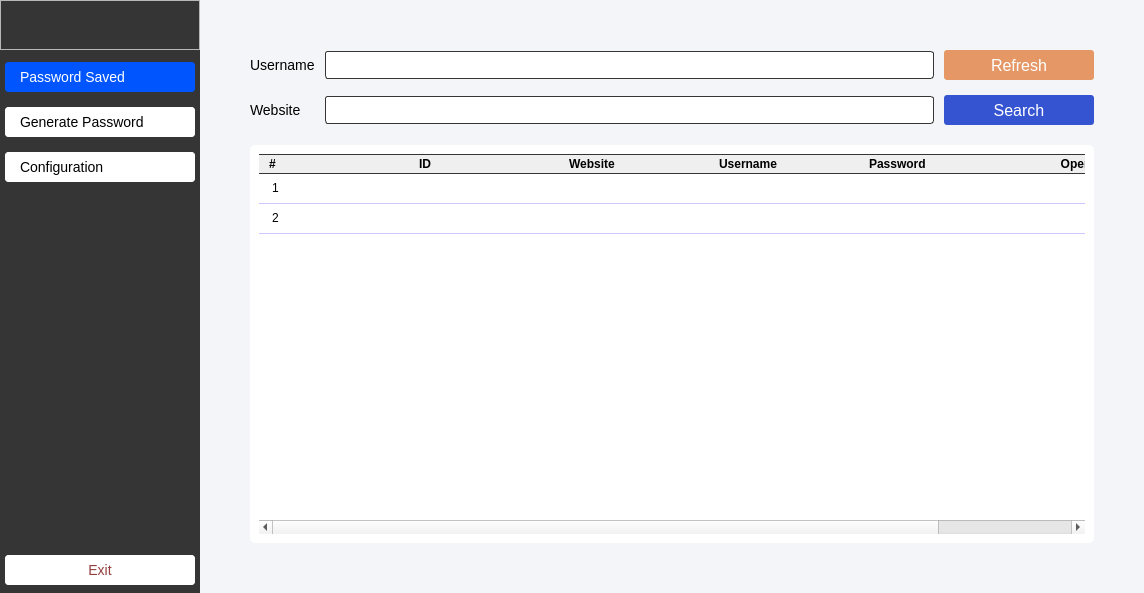
<?xml version="1.0" encoding="UTF-8"?>
<ui version="4.0">
 <class>MainWindow</class>
 <widget class="QMainWindow" name="MainWindow">
  <property name="geometry">
   <rect>
    <x>0</x>
    <y>0</y>
    <width>1144</width>
    <height>593</height>
   </rect>
  </property>
  <property name="windowTitle">
   <string>Password Creator</string>
  </property>
  <property name="windowIcon">
   <iconset resource="../static/resource.qrc">
    <normaloff>:/icon/icon/key-6-128.ico</normaloff>:/icon/icon/key-6-128.ico</iconset>
  </property>
  <property name="styleSheet">
   <string notr="true">#logoFrame {
	image: url(:/icon/icon/key-48.ico);
	border-bottom: 1px solid #fff;
}

/* Style for menu widget  */
#menuWidget {
	background-color: #353535;
}

/* Style for QPushButton in menu widget  */
#menuWidget QPushButton {
	text-align: left;
	padding-left: 15px;
	border: none;
	background-color: #fff;
	font-size: 14px;
	border: 5px solid #353535;
	height: 25px;
	border-radius: 8px;
}

#menuWidget QPushButton:hover {
	background-color: #e3e3e3;
}


#menuWidget QPushButton:checked {
	background-color: #0055ff;
	color: #fff;
}

/* Style for main widget */
#stackedWidget {
	background-color: #f4f5f8;
}

/* Style for QLabel in main widget */
#stackedWidget QLabel {
	font-size: 14px;
	font-family: &quot;Segoe UI Semibold&quot;;
}

/* Style for QLineEdit and QSpinBox in main widget */
#stackedWidget QLineEdit, #stackedWidget QSpinBox {
	border: 1px solid #353535;
	border-radius: 3px;
	padding: 5px 10px;
	font-size: 12px;
}

/* style for  QSpinBox*/
#stackedWidget QSpinBox::up-arrow {
	image: url(:/icon/icon/arrow-146-48.ico);
    width: 12px;
    height: 12px;
}

#stackedWidget QSpinBox::down-arrow {
	image: url(:/icon/icon/arrow-208-48.ico);
    width: 12px;
    height: 12px;
}

#stackedWidget QSpinBox::down-button, 
#stackedWidget QSpinBox::up-button {
	border: none;
	width: 30px;
}

#stackedWidget QSpinBox::down-button:hover, 
#stackedWidget QSpinBox::up-button:hover {
	background-color: rgb(176, 176, 176);
}

#stackedWidget QSpinBox::down-button:pressed, 
#stackedWidget QSpinBox::up-button:pressed {
	background-color: rgb(78, 88, 121);
}

/* Style for QPushButton in main widget */
#stackedWidget QPushButton {
	border: none;
	font-size: 16px;
	border-radius: 3px;
	color: #fff;
	padding: 5px 10px;
}

#stackedWidget QPushButton:pressed {
    padding-left: 20px;
}

/* Style for sepcial QPushButton in main widget */
#confEditBtn,
#generateCopyBtn, 
#generateRestBtn,
#showSearchBtn
{
	background-color: #3554d1;
}

#confEditBtn:hover, #confEditBtn:pressed, 
#generateCopyBtn:hover,  #generateCopyBtn:pressed, 
#generateRestBtn:hover,  #generateRestBtn:pressed, 
#showSearchBtn:hover,  #showSearchBtn:pressed 
{
	background-color: #0000ff;
}

#confSaveBtn,
#generateSaveBtn, 
#generateCreateBtn
{
    background-color: #00aa7f;
}

#confSaveBtn:hover, #confSaveBtn:pressed, 
#generateSaveBtn:hover, #generateSaveBtn:pressed,
#generateCreateBtn:hover, #generateCreateBtn:pressed 
{
	background-color: #00aa00;
}

#confRefreshBtn,
 #showRefreshBtn
{
    background-color: #E59866;
}


#confRefreshBtn:hover, #confRefreshBtn:pressed, 
#showRefreshBtn:hover, #showRefreshBtn:pressed
{
	background-color: #DC7633;
}

/* Style for QCheckBox in main widget */
QCheckBox {
	spacing: 10px;
	font-size: 14px;
}

QCheckBox::indicator {
    width: 15px;
    height: 15px;
}

QCheckBox::indicator:unchecked {
	image: url(:/icon/icon/checkbox_unchecked.ico);
}

QCheckBox::indicator:checked {
	image: url(:/icon/icon/checkbox_checked.ico);
}


/* Style for QFrame */
#resultFrame {
	border-radius: 5px;
	background-color: #fff;
}

/* Style for QTableWidget */
#tableWidget QHeaderView, #tableWidget   {
	border:0px;
	background-color:  #fff;
	border-radius:5px;
	text-align:left;
}

#tableWidget QHeaderView::section{
	font-family:&quot;Times New Roman&quot;, &quot;Times&quot;, &quot;serif&quot;;
	font-size: 12px;
	font-weight: bold;
	text-align:left;
	border-radius:14px;
	border-bottom:1px solid #353535;
	border-top:1px solid #353535;
	padding-left: 10px;
}

#tableWidget::item:selected {
	background-color: #55aaff;
}

#tableWidget::item{
	border-bottom:1px solid #d0c6ff;
	padding-left: 10px;
	color: black;
}

</string>
  </property>
  <widget class="QWidget" name="centralwidget">
   <layout class="QGridLayout" name="gridLayout">
    <property name="leftMargin">
     <number>0</number>
    </property>
    <property name="topMargin">
     <number>0</number>
    </property>
    <property name="rightMargin">
     <number>0</number>
    </property>
    <property name="bottomMargin">
     <number>0</number>
    </property>
    <property name="spacing">
     <number>0</number>
    </property>
    <item row="0" column="0">
     <widget class="QWidget" name="menuWidget" native="true">
      <property name="minimumSize">
       <size>
        <width>200</width>
        <height>0</height>
       </size>
      </property>
      <property name="maximumSize">
       <size>
        <width>2000</width>
        <height>1215</height>
       </size>
      </property>
      <layout class="QVBoxLayout" name="verticalLayout">
       <property name="spacing">
        <number>5</number>
       </property>
       <property name="leftMargin">
        <number>0</number>
       </property>
       <property name="topMargin">
        <number>0</number>
       </property>
       <property name="rightMargin">
        <number>0</number>
       </property>
       <property name="bottomMargin">
        <number>5</number>
       </property>
       <item>
        <widget class="QFrame" name="logoFrame">
         <property name="minimumSize">
          <size>
           <width>0</width>
           <height>50</height>
          </size>
         </property>
         <property name="maximumSize">
          <size>
           <width>16777215</width>
           <height>50</height>
          </size>
         </property>
         <property name="frameShape">
          <enum>QFrame::StyledPanel</enum>
         </property>
         <property name="frameShadow">
          <enum>QFrame::Raised</enum>
         </property>
        </widget>
       </item>
       <item>
        <widget class="QPushButton" name="pushButton">
         <property name="minimumSize">
          <size>
           <width>0</width>
           <height>40</height>
          </size>
         </property>
         <property name="maximumSize">
          <size>
           <width>16777215</width>
           <height>35</height>
          </size>
         </property>
         <property name="text">
          <string>Password Saved</string>
         </property>
         <property name="icon">
          <iconset resource="../static/resource.qrc">
           <normaloff>:/icon/icon/key-4-128.gif</normaloff>
           <normalon>:/icon/icon/key-4-48-checked.ico</normalon>:/icon/icon/key-4-128.gif</iconset>
         </property>
         <property name="checkable">
          <bool>true</bool>
         </property>
         <property name="checked">
          <bool>true</bool>
         </property>
         <property name="autoExclusive">
          <bool>true</bool>
         </property>
        </widget>
       </item>
       <item>
        <widget class="QPushButton" name="pushButton_2">
         <property name="minimumSize">
          <size>
           <width>0</width>
           <height>40</height>
          </size>
         </property>
         <property name="maximumSize">
          <size>
           <width>16777215</width>
           <height>35</height>
          </size>
         </property>
         <property name="text">
          <string>Generate Password</string>
         </property>
         <property name="icon">
          <iconset resource="../static/resource.qrc">
           <normaloff>:/icon/icon/generic-text-48.ico</normaloff>
           <normalon>:/icon/icon/generic-text-48-checked.ico</normalon>:/icon/icon/generic-text-48.ico</iconset>
         </property>
         <property name="checkable">
          <bool>true</bool>
         </property>
         <property name="autoExclusive">
          <bool>true</bool>
         </property>
        </widget>
       </item>
       <item>
        <widget class="QPushButton" name="pushButton_3">
         <property name="minimumSize">
          <size>
           <width>0</width>
           <height>40</height>
          </size>
         </property>
         <property name="maximumSize">
          <size>
           <width>16777215</width>
           <height>35</height>
          </size>
         </property>
         <property name="text">
          <string>Configuration</string>
         </property>
         <property name="icon">
          <iconset resource="../static/resource.qrc">
           <normaloff>:/icon/icon/data-configuration-128.gif</normaloff>
           <normalon>:/icon/icon/data-configuratio-checkedn-48.ico</normalon>:/icon/icon/data-configuration-128.gif</iconset>
         </property>
         <property name="checkable">
          <bool>true</bool>
         </property>
         <property name="autoExclusive">
          <bool>true</bool>
         </property>
        </widget>
       </item>
       <item>
        <spacer name="verticalSpacer">
         <property name="orientation">
          <enum>Qt::Vertical</enum>
         </property>
         <property name="sizeHint" stdset="0">
          <size>
           <width>20</width>
           <height>574</height>
          </size>
         </property>
        </spacer>
       </item>
       <item>
        <widget class="QPushButton" name="exitBtn">
         <property name="minimumSize">
          <size>
           <width>0</width>
           <height>40</height>
          </size>
         </property>
         <property name="maximumSize">
          <size>
           <width>16777215</width>
           <height>35</height>
          </size>
         </property>
         <property name="styleSheet">
          <string notr="true">#exitBtn {
	color: #943e3e;
	text-align: center;
	padding-left: 0;
}

#exitBtn:pressed {
	padding-left: 10px;
}
</string>
         </property>
         <property name="text">
          <string>Exit</string>
         </property>
         <property name="icon">
          <iconset>
           <normalon>:/icon/icon/logout-48.ico</normalon>
          </iconset>
         </property>
        </widget>
       </item>
      </layout>
     </widget>
    </item>
    <item row="0" column="1">
     <widget class="QStackedWidget" name="stackedWidget">
      <property name="currentIndex">
       <number>0</number>
      </property>
      <widget class="QWidget" name="page">
       <layout class="QGridLayout" name="gridLayout_4">
        <property name="leftMargin">
         <number>50</number>
        </property>
        <property name="topMargin">
         <number>50</number>
        </property>
        <property name="rightMargin">
         <number>50</number>
        </property>
        <property name="bottomMargin">
         <number>50</number>
        </property>
        <property name="verticalSpacing">
         <number>20</number>
        </property>
        <item row="0" column="0">
         <layout class="QGridLayout" name="gridLayout_3">
          <property name="horizontalSpacing">
           <number>10</number>
          </property>
          <property name="verticalSpacing">
           <number>15</number>
          </property>
          <item row="0" column="0">
           <widget class="QLabel" name="label">
            <property name="text">
             <string>Username</string>
            </property>
           </widget>
          </item>
          <item row="0" column="1">
           <widget class="QLineEdit" name="lineEdit"/>
          </item>
          <item row="0" column="2">
           <widget class="QPushButton" name="showRefreshBtn">
            <property name="minimumSize">
             <size>
              <width>150</width>
              <height>30</height>
             </size>
            </property>
            <property name="maximumSize">
             <size>
              <width>150</width>
              <height>32</height>
             </size>
            </property>
            <property name="text">
             <string>Refresh</string>
            </property>
            <property name="icon">
             <iconset resource="../static/resource.qrc">
              <normaloff>:/icon/icon/redo-5-128.gif</normaloff>:/icon/icon/redo-5-128.gif</iconset>
            </property>
           </widget>
          </item>
          <item row="1" column="0">
           <widget class="QLabel" name="label_2">
            <property name="text">
             <string>Website</string>
            </property>
           </widget>
          </item>
          <item row="1" column="1">
           <widget class="QLineEdit" name="lineEdit_2"/>
          </item>
          <item row="1" column="2">
           <widget class="QPushButton" name="showSearchBtn">
            <property name="minimumSize">
             <size>
              <width>150</width>
              <height>30</height>
             </size>
            </property>
            <property name="maximumSize">
             <size>
              <width>150</width>
              <height>32</height>
             </size>
            </property>
            <property name="text">
             <string>Search</string>
            </property>
            <property name="icon">
             <iconset resource="../static/resource.qrc">
              <normaloff>:/icon/icon/search-7-128.gif</normaloff>:/icon/icon/search-7-128.gif</iconset>
            </property>
           </widget>
          </item>
         </layout>
        </item>
        <item row="1" column="0">
         <widget class="QFrame" name="resultFrame">
          <property name="frameShape">
           <enum>QFrame::StyledPanel</enum>
          </property>
          <property name="frameShadow">
           <enum>QFrame::Raised</enum>
          </property>
          <layout class="QGridLayout" name="gridLayout_2">
           <item row="0" column="0">
            <widget class="QTableWidget" name="tableWidget">
             <property name="focusPolicy">
              <enum>Qt::NoFocus</enum>
             </property>
             <property name="frameShape">
              <enum>QFrame::NoFrame</enum>
             </property>
             <property name="showGrid">
              <bool>false</bool>
             </property>
             <property name="gridStyle">
              <enum>Qt::NoPen</enum>
             </property>
             <property name="rowCount">
              <number>2</number>
             </property>
             <attribute name="horizontalHeaderCascadingSectionResizes">
              <bool>false</bool>
             </attribute>
             <attribute name="horizontalHeaderDefaultSectionSize">
              <number>150</number>
             </attribute>
             <attribute name="horizontalHeaderStretchLastSection">
              <bool>true</bool>
             </attribute>
             <attribute name="verticalHeaderVisible">
              <bool>false</bool>
             </attribute>
             <attribute name="verticalHeaderCascadingSectionResizes">
              <bool>false</bool>
             </attribute>
             <row/>
             <row/>
             <column>
              <property name="text">
               <string>#</string>
              </property>
              <property name="textAlignment">
               <set>AlignLeading|AlignVCenter</set>
              </property>
             </column>
             <column>
              <property name="text">
               <string>ID</string>
              </property>
              <property name="textAlignment">
               <set>AlignLeading|AlignVCenter</set>
              </property>
             </column>
             <column>
              <property name="text">
               <string>Website</string>
              </property>
              <property name="textAlignment">
               <set>AlignLeading|AlignVCenter</set>
              </property>
             </column>
             <column>
              <property name="text">
               <string>Username</string>
              </property>
              <property name="textAlignment">
               <set>AlignLeading|AlignVCenter</set>
              </property>
             </column>
             <column>
              <property name="text">
               <string>Password</string>
              </property>
              <property name="textAlignment">
               <set>AlignLeading|AlignVCenter</set>
              </property>
             </column>
             <column>
              <property name="text">
               <string>Operation</string>
              </property>
             </column>
             <item row="0" column="0">
              <property name="text">
               <string>1</string>
              </property>
             </item>
             <item row="0" column="5">
              <property name="text">
               <string/>
              </property>
              <property name="textAlignment">
               <set>AlignCenter</set>
              </property>
             </item>
             <item row="1" column="0">
              <property name="text">
               <string>2</string>
              </property>
             </item>
            </widget>
           </item>
          </layout>
         </widget>
        </item>
       </layout>
      </widget>
      <widget class="QWidget" name="page_2">
       <layout class="QGridLayout" name="gridLayout_6">
        <property name="leftMargin">
         <number>100</number>
        </property>
        <property name="topMargin">
         <number>50</number>
        </property>
        <property name="rightMargin">
         <number>100</number>
        </property>
        <property name="verticalSpacing">
         <number>20</number>
        </property>
        <item row="2" column="0">
         <widget class="QPushButton" name="generateRestBtn">
          <property name="minimumSize">
           <size>
            <width>0</width>
            <height>32</height>
           </size>
          </property>
          <property name="maximumSize">
           <size>
            <width>16777215</width>
            <height>32</height>
           </size>
          </property>
          <property name="text">
           <string>Reset</string>
          </property>
          <property name="icon">
           <iconset resource="../static/resource.qrc">
            <normaloff>:/icon/icon/redo-5-128.gif</normaloff>:/icon/icon/redo-5-128.gif</iconset>
          </property>
         </widget>
        </item>
        <item row="4" column="0">
         <widget class="QPushButton" name="generateCopyBtn">
          <property name="minimumSize">
           <size>
            <width>0</width>
            <height>32</height>
           </size>
          </property>
          <property name="maximumSize">
           <size>
            <width>16777215</width>
            <height>32</height>
           </size>
          </property>
          <property name="text">
           <string>Copy</string>
          </property>
          <property name="icon">
           <iconset resource="../static/resource.qrc">
            <normaloff>:/icon/icon/copy-128.gif</normaloff>:/icon/icon/copy-128.gif</iconset>
          </property>
         </widget>
        </item>
        <item row="3" column="0" colspan="2">
         <widget class="QLineEdit" name="generatePWLineEdit">
          <property name="styleSheet">
           <string notr="true">#generatePWLineEdit {
	background-color: #fff;
	font-size: 30px;
	border: none;
}</string>
          </property>
          <property name="alignment">
           <set>Qt::AlignCenter</set>
          </property>
          <property name="readOnly">
           <bool>true</bool>
          </property>
          <property name="placeholderText">
           <string>Password</string>
          </property>
         </widget>
        </item>
        <item row="2" column="1">
         <widget class="QPushButton" name="generateCreateBtn">
          <property name="minimumSize">
           <size>
            <width>0</width>
            <height>32</height>
           </size>
          </property>
          <property name="maximumSize">
           <size>
            <width>16777215</width>
            <height>32</height>
           </size>
          </property>
          <property name="text">
           <string>Generate Password</string>
          </property>
          <property name="icon">
           <iconset resource="../static/resource.qrc">
            <normaloff>:/icon/icon/pressure-128.gif</normaloff>:/icon/icon/pressure-128.gif</iconset>
          </property>
         </widget>
        </item>
        <item row="4" column="1">
         <widget class="QPushButton" name="generateSaveBtn">
          <property name="minimumSize">
           <size>
            <width>0</width>
            <height>32</height>
           </size>
          </property>
          <property name="maximumSize">
           <size>
            <width>16777215</width>
            <height>32</height>
           </size>
          </property>
          <property name="text">
           <string>Save</string>
          </property>
          <property name="icon">
           <iconset resource="../static/resource.qrc">
            <normaloff>:/icon/icon/save-128.gif</normaloff>:/icon/icon/save-128.gif</iconset>
          </property>
         </widget>
        </item>
        <item row="1" column="0" colspan="2">
         <layout class="QHBoxLayout" name="horizontalLayout">
          <property name="spacing">
           <number>50</number>
          </property>
          <item>
           <spacer name="horizontalSpacer">
            <property name="orientation">
             <enum>Qt::Horizontal</enum>
            </property>
            <property name="sizeHint" stdset="0">
             <size>
              <width>40</width>
              <height>20</height>
             </size>
            </property>
           </spacer>
          </item>
          <item>
           <widget class="QCheckBox" name="checkBox">
            <property name="text">
             <string>Uppercase</string>
            </property>
           </widget>
          </item>
          <item>
           <widget class="QCheckBox" name="checkBox_2">
            <property name="text">
             <string>Numbers</string>
            </property>
           </widget>
          </item>
          <item>
           <widget class="QCheckBox" name="checkBox_3">
            <property name="text">
             <string>Special Characters</string>
            </property>
           </widget>
          </item>
          <item>
           <spacer name="horizontalSpacer_2">
            <property name="orientation">
             <enum>Qt::Horizontal</enum>
            </property>
            <property name="sizeHint" stdset="0">
             <size>
              <width>40</width>
              <height>20</height>
             </size>
            </property>
           </spacer>
          </item>
         </layout>
        </item>
        <item row="0" column="0" colspan="2">
         <layout class="QGridLayout" name="gridLayout_5">
          <property name="horizontalSpacing">
           <number>10</number>
          </property>
          <property name="verticalSpacing">
           <number>15</number>
          </property>
          <item row="0" column="0">
           <widget class="QLabel" name="label_3">
            <property name="text">
             <string>Website</string>
            </property>
           </widget>
          </item>
          <item row="0" column="1">
           <widget class="QLineEdit" name="lineEdit_3"/>
          </item>
          <item row="1" column="0">
           <widget class="QLabel" name="label_4">
            <property name="text">
             <string>Username</string>
            </property>
           </widget>
          </item>
          <item row="1" column="1">
           <widget class="QLineEdit" name="lineEdit_4"/>
          </item>
          <item row="2" column="0">
           <widget class="QLabel" name="label_5">
            <property name="text">
             <string>Length</string>
            </property>
           </widget>
          </item>
          <item row="2" column="1">
           <widget class="QSpinBox" name="spinBox">
            <property name="value">
             <number>8</number>
            </property>
           </widget>
          </item>
         </layout>
        </item>
        <item row="5" column="0" colspan="2">
         <spacer name="verticalSpacer_2">
          <property name="orientation">
           <enum>Qt::Vertical</enum>
          </property>
          <property name="sizeHint" stdset="0">
           <size>
            <width>744</width>
            <height>426</height>
           </size>
          </property>
         </spacer>
        </item>
       </layout>
      </widget>
      <widget class="QWidget" name="page_3">
       <layout class="QGridLayout" name="gridLayout_8">
        <property name="leftMargin">
         <number>100</number>
        </property>
        <property name="topMargin">
         <number>50</number>
        </property>
        <property name="rightMargin">
         <number>100</number>
        </property>
        <property name="verticalSpacing">
         <number>20</number>
        </property>
        <item row="0" column="0" colspan="3">
         <layout class="QGridLayout" name="gridLayout_7">
          <property name="horizontalSpacing">
           <number>10</number>
          </property>
          <property name="verticalSpacing">
           <number>20</number>
          </property>
          <item row="0" column="0">
           <widget class="QLabel" name="label_6">
            <property name="text">
             <string>Lowercase</string>
            </property>
           </widget>
          </item>
          <item row="0" column="1">
           <widget class="QLineEdit" name="lineEdit_6">
            <property name="placeholderText">
             <string>abcdefghijklmnopqrstuvwxyz</string>
            </property>
           </widget>
          </item>
          <item row="1" column="0">
           <widget class="QLabel" name="label_7">
            <property name="text">
             <string>Uppercase</string>
            </property>
           </widget>
          </item>
          <item row="1" column="1">
           <widget class="QLineEdit" name="lineEdit_7">
            <property name="placeholderText">
             <string>ABCDEFGHIJKLMNOPQRSTUVWXYZ</string>
            </property>
           </widget>
          </item>
          <item row="2" column="0">
           <widget class="QLabel" name="label_8">
            <property name="text">
             <string>Numbers</string>
            </property>
           </widget>
          </item>
          <item row="2" column="1">
           <widget class="QLineEdit" name="lineEdit_8">
            <property name="placeholderText">
             <string>1234567890</string>
            </property>
           </widget>
          </item>
          <item row="3" column="0">
           <widget class="QLabel" name="label_9">
            <property name="text">
             <string>Special Characters</string>
            </property>
           </widget>
          </item>
          <item row="3" column="1">
           <widget class="QLineEdit" name="lineEdit_9">
            <property name="placeholderText">
             <string>@#$%&amp;^!</string>
            </property>
           </widget>
          </item>
         </layout>
        </item>
        <item row="1" column="0">
         <widget class="QPushButton" name="confEditBtn">
          <property name="minimumSize">
           <size>
            <width>0</width>
            <height>32</height>
           </size>
          </property>
          <property name="maximumSize">
           <size>
            <width>16777215</width>
            <height>32</height>
           </size>
          </property>
          <property name="text">
           <string>Edit</string>
          </property>
          <property name="icon">
           <iconset resource="../static/resource.qrc">
            <normaloff>:/icon/icon/edit-property-48.ico</normaloff>:/icon/icon/edit-property-48.ico</iconset>
          </property>
         </widget>
        </item>
        <item row="1" column="1">
         <widget class="QPushButton" name="confRefreshBtn">
          <property name="minimumSize">
           <size>
            <width>0</width>
            <height>32</height>
           </size>
          </property>
          <property name="maximumSize">
           <size>
            <width>16777215</width>
            <height>32</height>
           </size>
          </property>
          <property name="text">
           <string>Refresh</string>
          </property>
          <property name="icon">
           <iconset resource="../static/resource.qrc">
            <normaloff>:/icon/icon/redo-5-128.gif</normaloff>:/icon/icon/redo-5-128.gif</iconset>
          </property>
         </widget>
        </item>
        <item row="1" column="2">
         <widget class="QPushButton" name="confSaveBtn">
          <property name="minimumSize">
           <size>
            <width>0</width>
            <height>32</height>
           </size>
          </property>
          <property name="maximumSize">
           <size>
            <width>16777215</width>
            <height>32</height>
           </size>
          </property>
          <property name="text">
           <string>Save</string>
          </property>
          <property name="icon">
           <iconset resource="../static/resource.qrc">
            <normaloff>:/icon/icon/save-128.gif</normaloff>:/icon/icon/save-128.gif</iconset>
          </property>
         </widget>
        </item>
        <item row="2" column="1">
         <spacer name="verticalSpacer_3">
          <property name="orientation">
           <enum>Qt::Vertical</enum>
          </property>
          <property name="sizeHint" stdset="0">
           <size>
            <width>20</width>
            <height>508</height>
           </size>
          </property>
         </spacer>
        </item>
       </layout>
      </widget>
     </widget>
    </item>
   </layout>
  </widget>
 </widget>
 <resources>
  <include location="../static/resource.qrc"/>
 </resources>
 <connections/>
</ui>
